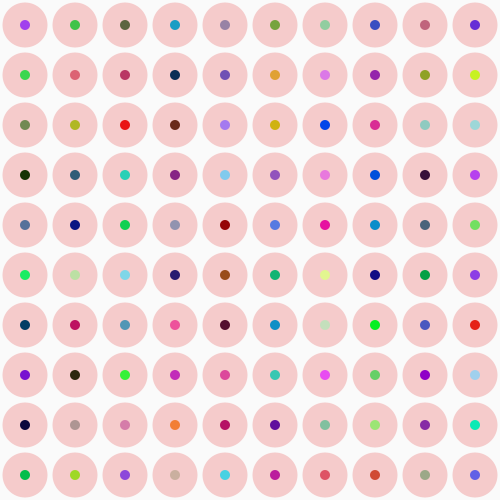
Frame 1 (no input)
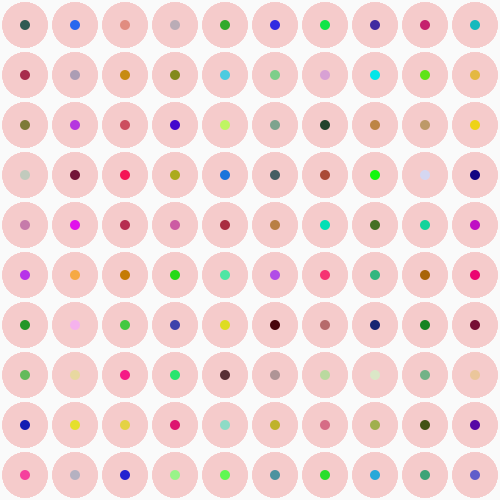
Frame 60 (the mouse pressed at the canvas centre just before this capture)
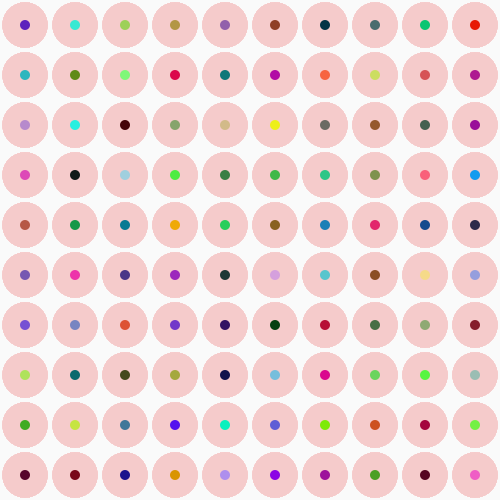
Frame 120 (the mouse held since frame 60 and released just before this capture)

The Processing sketch that drew these frames (run headless with seeded random() and noise(); from frame 60 on, the mouse is pressed at the canvas centre):

// Processing sketch: processing_91704
// ── processing_91704.pde

void setup()

{
  //taille du plan de travail
  size(500,500);
  
  //couleur de fond blanc
  background(250);
   
 }
 
void draw ()

{

  //variable: aucun contour pour toutes les ellipses 
  float s;
  s = 0 ;
   noStroke();
   
   //variable: taille des grandes ellipses
   float tailleG=45;
   
   //variable: taille des petites ellipses
   float tailleP=20;
//variable: taille des toutes petites ellipses
float taillePP=10;

   
   //variable: position des ellipses dans le plan de travail
  for (int posX=25; posX<width; posX=posX+50)
  {
   
   for (int posY=25; posY<height; posY=posY+50)
   {
    
    //variable: couleur beige de la plus grande ellipse 
    color beige = color (#F5CBCB); 
    
    //couleur beige de la grande ellipse
    fill(beige);
    
    //variable: couleur multicolor aléatoire des petites ellipses
    color multicolor = color (random(0,250),random(0,250),random(0,250));
    
    
    
    
  //taille des grandes ellipses et position des ellipses par rapport à une variable donnée 
  ellipse(posX, posY,tailleG, tailleG);
 
  //adoucir le trait des grandes ellipses
  smooth();
  
  //taille des grandes ellipses et position des ellipses par rapport à une variable donnée
  ellipse(posX, posY,tailleP, tailleP);
  
  //adoucir le trait des grandes ellipses
  smooth();
 
 //couleur multicolor des petites ellipses
 fill(multicolor);
 
 //taille des petites ellipses et position des ellipses par rapport à une variable donnée
  ellipse(posX, posY,taillePP,taillePP);

//adoucir les traits des petites ellipses
  smooth();
  
  }
  }
  }
